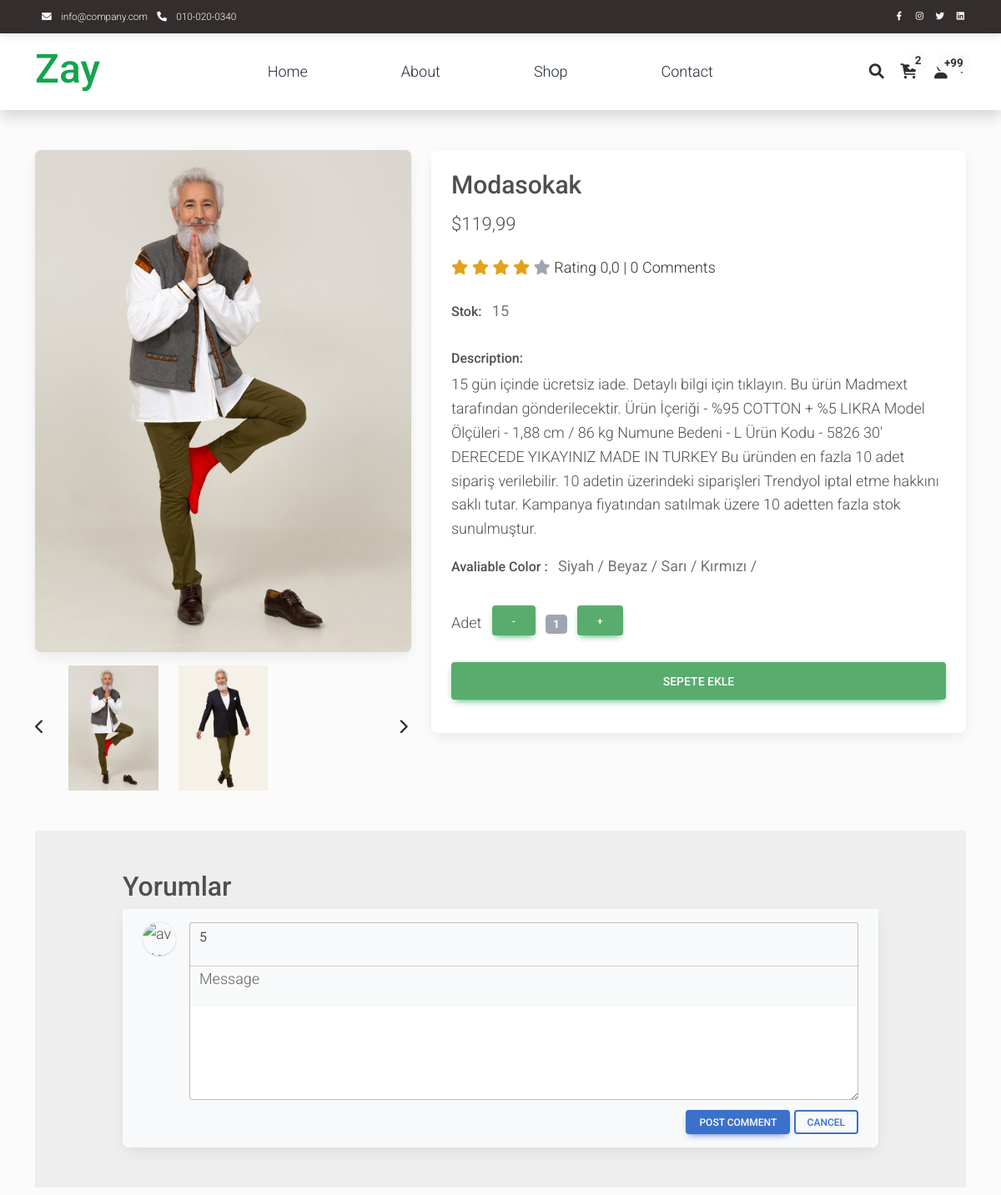
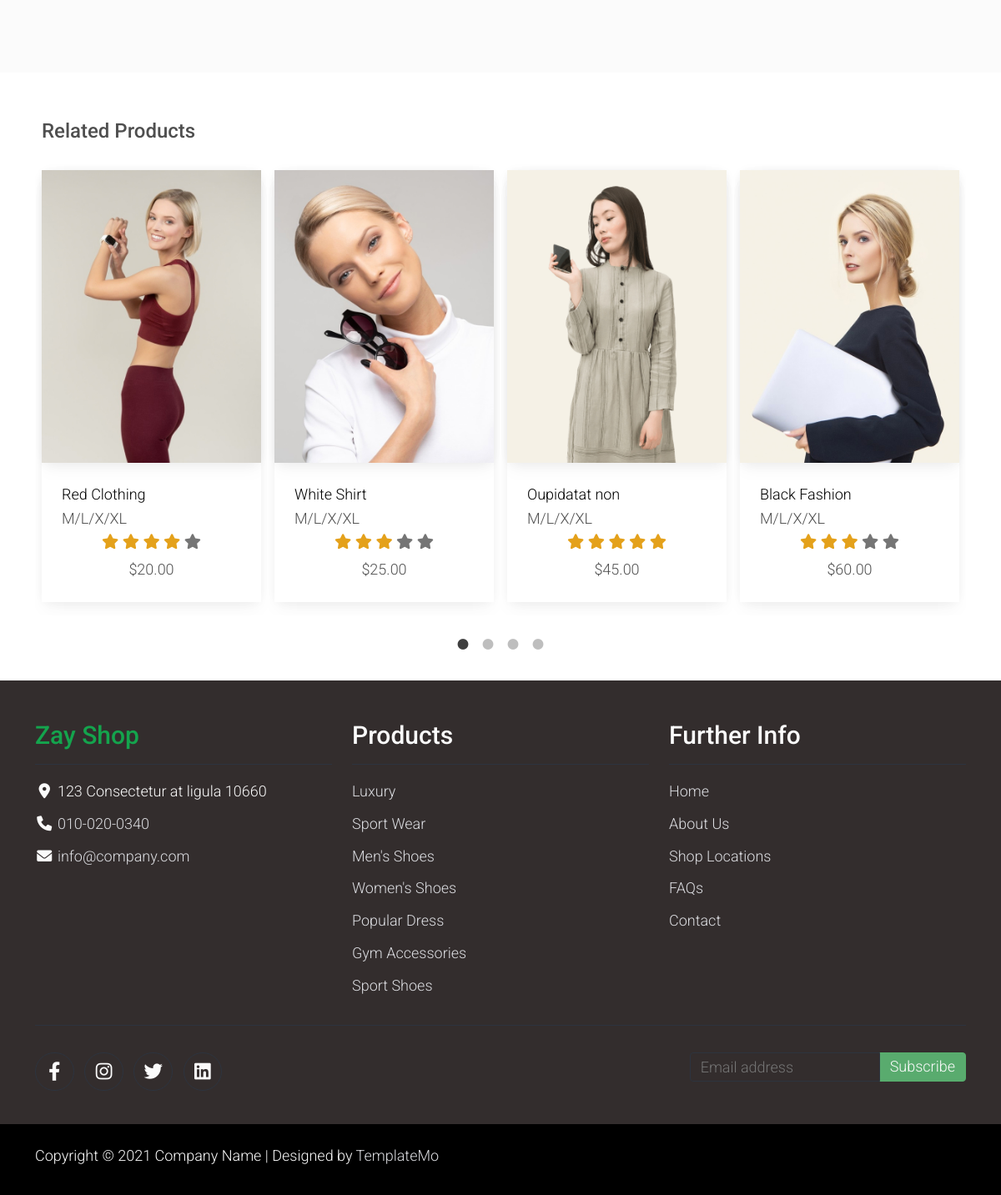
Page /Detail/5/ (signed in) on the committed database (2 pictures, top to bottom).
### appMy/models.py (models this page shows, shortened)
class ProductImage(models.Model):
   product = models.ForeignKey(Product, verbose_name=("Ürün"), on_delete=models.CASCADE)
   image = models.ImageField(("Ürün Resmi"), upload_to='product',  max_length=200)

class Product(models.Model):
   user = models.ForeignKey(User, verbose_name=("Kullanıcı"), on_delete=models.CASCADE)
   title = models.CharField(("Başlık"), max_length=50)
   text = models.TextField(("Açıklama"))
   price = models.FloatField(("Fiyat"))
   stok = models.IntegerField(("Stok"))
   colors = models.ManyToManyField(ProductColor, verbose_name=("Ürün Renkleri"))
   stars = models.FloatField(("Ürün Puanı"), default=0)
   date_now = models.DateTimeField(("Tarih - Saat"), auto_now_add=True)

class ProductColor(models.Model):
   title = models.CharField(("Renk"), max_length=50)

### appMy/views.py (the view, shortened to what this page needs)
# urls.py: path('Detail/<id>/', Detail, name='Detail'),
def Detail(request, id):
   product = Product.objects.get(id=id)
   product_img = ProductImage.objects.filter(product=product)
   comments = Comment.objects.filter(product=product)
   context = {
      "product":product,
      "product_img": product_img,
      "comments": comments,
   }
   return render(request, 'shop-single.html', context)

### appUser/context_processors.py (called while the page is built)
def basketsLength(request):
   if request.user.is_authenticated:
      baskets = Basket.objects.filter(user=request.user)
   else:
      baskets = []
   return {"basketsLength":len(baskets)}

### appMy/templates/shop-single.html (shortened to what this page needs)
{% extends 'base.html' %}
{% load static %}
{% block css %}
    <link rel="stylesheet" type="text/css" href="{% static 'css/slick.min.css' %}">
    <link rel="stylesheet" type="text/css" href="{% static 'css/slick-theme.css' %}">
{% endblock css %}
{% block body %}
    <section class="bg-light">
        <div class="container pb-5">
            <div class="row">
                <div class="col-lg-5 mt-5">
                    <div class="card mb-3">
                        <img class="card-img img-fluid" src="{{ product_img.first.image.url }}" alt="Card image cap" id="product-detail">
                    </div>
                    <div class="row">
                        <div class="col-1 align-self-center">
                            <a href="#multi-item-example" role="button" data-bs-slide="prev">
                                <i class="text-dark fas fa-chevron-left"></i>
                            </a>
                        </div>
                        <div id="multi-item-example" class="col-10 carousel slide carousel-multi-item" data-bs-ride="carousel">
                            <div class="carousel-inner product-links-wap" role="listbox">
                                <div class="carousel-item active">
                                    <div class="row">
                                        {% for i in product_img|slice:'0:3' %}
                                        <div class="col-4">
                                            <a href="#">
                                                <img class="card-img img-fluid" src="{{ i.image.url }}" style="height: 150px;" alt="Product Image 1">
                                            </a>
                                        </div>
                                        {% endfor %}
                                    </div>
                                </div>
                            </div>
                        </div>
                        <div class="col-1 align-self-center">
                            <a href="#multi-item-example" role="button" data-bs-slide="next">
                                <i class="text-dark fas fa-chevron-right"></i>
                            </a>
                        </div>
                    </div>
                </div>
                <div class="col-lg-7 mt-5">
                    <div class="card">
                        <div class="card-body">
                            <h1 class="h2">{{ product.title }}</h1>
                            <p class="h3 py-2">${{ product.price }}</p>
                            <p class="py-2">
                                <i class="fa fa-star text-warning"></i>
                                <i class="fa fa-star text-warning"></i>
                                <i class="fa fa-star text-warning"></i>
                                <i class="fa fa-star text-warning"></i>
                                <i class="fa fa-star text-secondary"></i>
                                <span class="list-inline-item text-dark">Rating {{ product.stars }} | {{ comments|length }} Comments</span>
                            </p>
                            <ul class="list-inline">
                                <li class="list-inline-item">
                                    <h6>Stok:</h6>
                                </li>
                                <li class="list-inline-item">
                                    <p class="text-muted"><strong>{{ product.stok }}</strong></p>
                                </li>
                            </ul>
                            <h6>Description:</h6>
                            <p>{{ product.text }}</p>
                            <ul class="list-inline">
                                <li class="list-inline-item">
                                    <h6>Avaliable Color :</h6>
                                </li>
                                <li class="list-inline-item">
                                    <p class="text-muted">
                                        {% for i in product.colors.all %}
                                        <strong>{{ i.title }} /</strong>
                                        {% endfor %}
                                    </p>
                                </li>
                            </ul>
                            <form method="POST">
                                <div class="row">
                                    <div class="col-auto">
                                        <ul class="list-inline pb-3">
                                            <li class="list-inline-item text-right">
                                                Adet
                                            </li>
                                            <li class="list-inline-item"><span class="btn btn-success" id="btn-minus">-</span></li>
                                            <li class="list-inline-item"><span class="badge bg-secondary" id="var-value">1</span></li>
                                            <li class="list-inline-item"><span class="btn btn-success" id="btn-plus">+</span></li>
                                        </ul>
                                    </div>
                                </div>
                                <div class="row pb-3">
                                    <div class="col d-grid">
                                        <button class="btn btn-success btn-lg"   {% if not request.user.is_authenticated %}type="button" data-mdb-toggle="modal" data-mdb-target="#modalsepet" {% else %} type="submit" {% endif %}  name="button" value="btn-shopadd">Sepete Ekle</button>
                                    </div>
                                </div>
                            </form>
                        </div>
                    </div>
                </div>
            </div>
            <section style="background-color: #eee;">
                <div class="container my-5 py-5">
                    <div class="row d-flex justify-content-center">
                        <div class="col-md-12 col-lg-10 col-xl-10">
                            <h2>Yorumlar</h2>
                            <div class="card">
                                <form method="POST" class="card-footer py-3 border-0" style="background-color: #f8f9fa;">
                                    <div class="d-flex flex-start w-100">
                                        <img class="rounded-circle shadow-1-strong me-3"
                                            src="https://mdbcdn.b-cdn.net/img/Photos/Avatars/img%20(19).webp" alt="avatar"
                                            width="40" height="40" />
                                        <div class="form-outline w-100">
                                            <select class="form-control" name="star" id="">
                                                <option value="5">5</option>
                                            </select>
                                            <hr>
                                            <textarea name="text" class="form-control mt-5" id="textAreaExample" rows="4"
                                                style="background: #fff;"></textarea>
                                            <label class="form-label mt-5" for="textAreaExample">Message</label>
                                        </div>
                                    </div>
                                    <div class="float-end mt-2 pt-1">
                                        <button name="button" value="btn-comment" type="submit" class="btn btn-primary btn-sm">Post comment</button>
                                        <button type="button" class="btn btn-outline-primary btn-sm">Cancel</button>
                                    </div>
                                </form>
                            </div>
                        </div>
                    </div>
                </div>
            </section>
        </div>
    </section>
    <section class="py-5">
        <div class="container">
            <div class="row text-left p-2 pb-3">
                <h4>Related Products</h4>
            </div>
            <div id="carousel-related-product">
                <div class="p-2 pb-3">
                    <div class="product-wap card rounded-0">
                        <div class="card rounded-0">
                            <img class="card-img rounded-0 img-fluid" src="{% static 'img/shop_08.jpg' %}">
                        </div>
                        <div class="card-body">
                            <a href="shop-single.html" class="h3 text-decoration-none">Red Clothing</a>
                            <ul class="w-100 list-unstyled d-flex justify-content-between mb-0">
                                <li>M/L/X/XL</li>
                            </ul>
                            <ul class="list-unstyled d-flex justify-content-center mb-1">
                                <li>
                                    <i class="text-warning fa fa-star"></i>
                                    <i class="text-warning fa fa-star"></i>
                                    <i class="text-warning fa fa-star"></i>
                                    <i class="text-warning fa fa-star"></i>
                                    <i class="text-muted fa fa-star"></i>
                                </li>
                            </ul>
                            <p class="text-center mb-0">$20.00</p>
                        </div>
                    </div>
                </div>
                <div class="p-2 pb-3">
                    <div class="product-wap card rounded-0">
                        <div class="card rounded-0">
                            <img class="card-img rounded-0 img-fluid" src="{% static 'img/shop_09.jpg' %}">
                        </div>
                        <div class="card-body">
                            <a href="shop-single.html" class="h3 text-decoration-none">White Shirt</a>
                            <ul class="w-100 list-unstyled d-flex justify-content-between mb-0">
                                <li>M/L/X/XL</li>
                            </ul>
                            <ul class="list-unstyled d-flex justify-content-center mb-1">
                                <li>
                                    <i class="text-warning fa fa-star"></i>
                                    <i class="text-warning fa fa-star"></i>
                                    <i class="text-warning fa fa-star"></i>
                                    <i class="text-muted fa fa-star"></i>
                                    <i class="text-muted fa fa-star"></i>
                                </li>
                            </ul>
                            <p class="text-center mb-0">$25.00</p>
                        </div>
                    </div>
                </div>
                <div class="p-2 pb-3">
                    <div class="product-wap card rounded-0">
                        <div class="card rounded-0">
                            <img class="card-img rounded-0 img-fluid" src="{% static 'img/shop_10.jpg' %}">
                        </div>
                        <div class="card-body">
                            <a href="shop-single.html" class="h3 text-decoration-none">Oupidatat non</a>
                            <ul class="w-100 list-unstyled d-flex justify-content-between mb-0">
                                <li>M/L/X/XL</li>
                            </ul>
                            <ul class="list-unstyled d-flex justify-content-center mb-1">
                                <li>
                                    <i class="text-warning fa fa-star"></i>
                                    <i class="text-warning fa fa-star"></i>
                                    <i class="text-warning fa fa-star"></i>
                                    <i class="text-warning fa fa-star"></i>
                                    <i class="text-warning fa fa-star"></i>
                                </li>
                            </ul>
                            <p class="text-center mb-0">$45.00</p>
                        </div>
                    </div>
                </div>
                <div class="p-2 pb-3">
                    <div class="product-wap card rounded-0">
                        <div class="card rounded-0">
                            <img class="card-img rounded-0 img-fluid" src="{% static 'img/shop_11.jpg' %}">
                        </div>
                        <div class="card-body">
                            <a href="shop-single.html" class="h3 text-decoration-none">Black Fashion</a>
                            <ul class="w-100 list-unstyled d-flex justify-content-between mb-0">
                                <li>M/L/X/XL</li>
                            </ul>
                            <ul class="list-unstyled d-flex justify-content-center mb-1">
                                <li>
                                    <i class="text-warning fa fa-star"></i>
                                    <i class="text-warning fa fa-star"></i>
                                    <i class="text-warning fa fa-star"></i>
                                    <i class="text-muted fa fa-star"></i>
                                    <i class="text-muted fa fa-star"></i>
                                </li>
                            </ul>
                            <p class="text-center mb-0">$60.00</p>
                        </div>
                    </div>
                </div>
            </div>
        </div>
    </section>
{% endblock body %}

### appMy/static/css/templatemo.css (style rules this page uses)
body, ul, li, p, a, label, input, div { font-family: 'Roboto', sans-serif; font-size: 18px !important; font-weight: 300 !important; }
.h2 { font-family: 'Roboto', sans-serif; font-size: 30px !important; font-weight: 300; }
.h3 { font-family: 'Roboto', sans-serif; font-size: 22px !important; }
.text-warning { color: #ede861 !important; }
.text-muted { color: #bcbcbc !important; }
.bg-light { background-color: #e9eef5 !important; }
.btn-success { background-color: #59ab6e !important; border-color: #56ae6c !important; }
.product-wap { box-shadow: 0px 5px 10px 0px rgba(0, 0, 0, 0.10); }
.card.product-wap a { color: #000; }
.form-control { border: 1px solid #e8e8e8; }

### rows in the picture
ProductImage: first.image (picture), image (picture)
ProductImage: image (picture)
Product: title "Modasokak", price "119,99", stars "0,0", stok "15", text "15 gün içinde ücretsiz iade. Detaylı bilgi için tıklayın. Bu ürün Madmext tarafından gönderilecektir. Ürün İçeriği - %95 COTTON + %5 LIKRA Model Ölçüleri - 1,88 cm / 86 kg Numune Bedeni - L Ürün Kodu - 5826 30' DERECEDE YIKAYINIZ MADE IN TURKEY Bu üründen en fazla 10 adet sipariş verilebilir. 10 adetin üzerindeki siparişleri Trendyol iptal etme hakkını saklı tutar. Kampanya fiyatından satılmak üzere 10 adetten fazla stok sunulmuştur."
ProductColor: title "Siyah"
ProductColor: title "Beyaz"
ProductColor: title "Sarı"
ProductColor: title "Kırmızı"

### other values in the picture
{{ basketsLength }} "2"
{{ comments|length }} "0"
